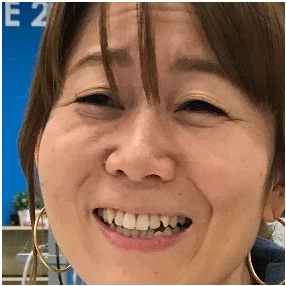
#> input picture face/detect3/20_1_4_20190923112302001_00007.jpg, 286 x 286 px, given as the content of the folder /Users/yykozy/Downloads/files, which was not available
$ python detect.py
#> lines starting #> are read from the running program, lines starting #| are printed output that depends on the picture
#OpenCVのインポート
import cv2,os,re
import datetime

#カスケード型分類器に使用する分類器のデータ（xmlファイル）を読み込み
HAAR_FILE = "/usr/local/Cellar/opencv@3/3.4.5_5/share/OpenCV/haarcascades/haarcascade_frontalface_default.xml"
cascade = cv2.CascadeClassifier(HAAR_FILE)

#画像ファイルの読み込み
#image_dir = "/Users/yykozy/yolo/darknet/data/nogizaka/saito"
#image_dir = "/Users/yykozy/yolo/darknet/data/nogizaka/saito"
image_dir = "/Users/yykozy/Downloads/files"

imglist = os.listdir(image_dir)

count = 0

for imgfile in imglist:
    if(not re.match('^.+jpg$',imgfile)):
        continue
    print(imgfile)
    imgfilename = image_dir + "/" + imgfile
    img = cv2.imread(imgfilename)
#> img is the input picture: shape (286, 286, 3); mean B, G, R 89.3, 106.8, 138.7

    #グレースケールに変換する
    img_g = cv2.imread(imgfilename,0)
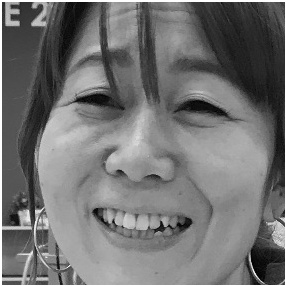
#> img_g: shape (286, 286); min 0, max 255, mean 114.4

    #カスケード型分類器を使用して画像ファイルから顔部分を検出する
    face = cascade.detectMultiScale(img_g)
#> face = ()

    #顔の座標を表示する
    print(face)
    if len(face) == 0:
        print("can't detect")
        continue

    #顔部分を切り取る
    for x,y,w,h in face:
        face_cut = img[y:y+h, x:x+w]

    #白枠で顔を囲む
    for x,y,w,h in face:
        cv2.rectangle(img,(x,y),(x+w,y+h),(255,255,255),2)

    dt_now = datetime.datetime.now()
    dt_str = dt_now.strftime('%Y%m%d%H%M%S001')

    num = str(count).zfill(5)
    count = count + 1
    #画像の出力
    #[age]_[gender]_[race]_[date&time].jpg
    cv2.imwrite('detect3/20_1_4_%s_%s.jpg' % (dt_str , num), face_cut)
    #cv2.imwrite('rect/%s_rect.jpg' % imgfile, img)

$ run again, on face/detect3/20_1_4_20190923112316001_00074.jpg
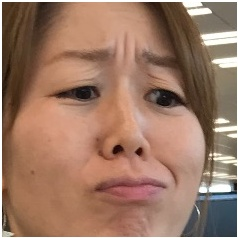
#> input picture face/detect3/20_1_4_20190923112316001_00074.jpg, 238 x 238 px, given as the content of the folder /Users/yykozy/Downloads/files, which was not available
#> img is the input picture: shape (238, 238, 3); mean B, G, R 100.3, 119.8, 155.8
#> `img_g = cv2.imread(imgfilename,0)`:
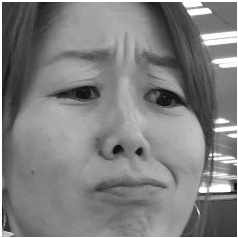
#> img_g: shape (238, 238); min 5, max 255, mean 128.4
#> face = [[16, 12, 202, 202]]
#| [[ 16  12 202 202]]
#> the loop `for x,y,w,h in face:` made 1 pass
#> `cv2.imwrite('detect3/20_1_4_%s_%s.jpg' % (dt_str , num), face_cut)`:
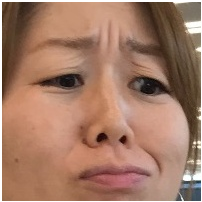
#> saved as 20_1_4_20261205161212001_00000.jpg: shape (202, 202, 3); mean B, G, R 102, 122.3, 163

$ run again, on face/detect3/20_1_4_20190923112319001_00080.jpg
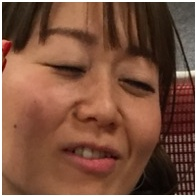
#> input picture face/detect3/20_1_4_20190923112319001_00080.jpg, 196 x 196 px, given as the content of the folder /Users/yykozy/Downloads/files, which was not available
#> img is the input picture: shape (196, 196, 3); mean B, G, R 60.7, 80, 121.9
#> `img_g = cv2.imread(imgfilename,0)`:
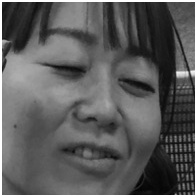
#> img_g: shape (196, 196); min 0, max 255, mean 90.4
#> face = [[12, 10, 178, 178]]
#| [[ 12  10 178 178]]
#> the loop `for x,y,w,h in face:` made 1 pass
#> `cv2.imwrite('detect3/20_1_4_%s_%s.jpg' % (dt_str , num), face_cut)`:
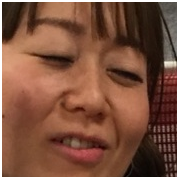
#> saved as 20_1_4_20261205161213001_00000.jpg: shape (178, 178, 3); mean B, G, R 61.1, 80.6, 123.9

$ run again, on face/detect3/20_1_4_20190923112322001_00094.jpg
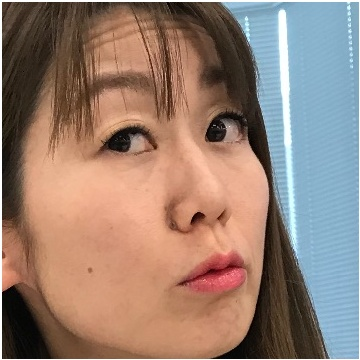
#> input picture face/detect3/20_1_4_20190923112322001_00094.jpg, 360 x 360 px, given as the content of the folder /Users/yykozy/Downloads/files, which was not available
#> img is the input picture: shape (360, 360, 3); mean B, G, R 115, 127.2, 150.8
#> `img_g = cv2.imread(imgfilename,0)`:
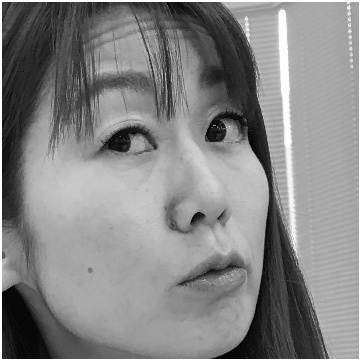
#> img_g: shape (360, 360); min 0, max 255, mean 132.9
#> face = [[13, 16, 334, 334]]
#| [[ 13  16 334 334]]
#> the loop `for x,y,w,h in face:` made 1 pass
#> `cv2.imwrite('detect3/20_1_4_%s_%s.jpg' % (dt_str , num), face_cut)`:
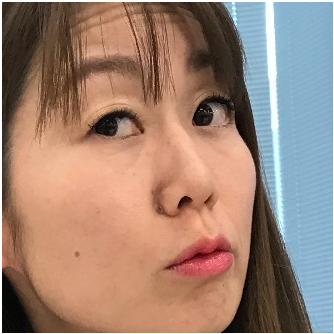
#> saved as 20_1_4_20261205161213001_00000.jpg: shape (334, 334, 3); mean B, G, R 116.8, 131, 158.6
